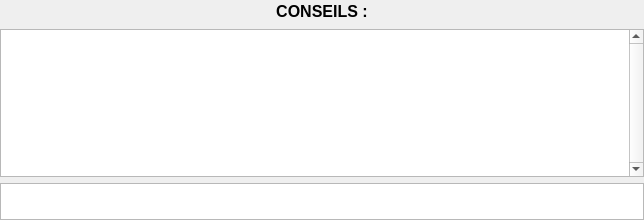
                  <widget class="QWidget" name="wgCons" native="true">
                   <property name="minimumSize">
                    <size>
                     <width>644</width>
                     <height>171</height>
                    </size>
                   </property>
                   <property name="maximumSize">
                    <size>
                     <width>16777215</width>
                     <height>220</height>
                    </size>
                   </property>
                   <property name="sizeIncrement">
                    <size>
                     <width>0</width>
                     <height>0</height>
                    </size>
                   </property>
                   <layout class="QHBoxLayout" name="horizontalLayout_2">
                    <property name="leftMargin">
                     <number>0</number>
                    </property>
                    <property name="topMargin">
                     <number>0</number>
                    </property>
                    <property name="rightMargin">
                     <number>0</number>
                    </property>
                    <property name="bottomMargin">
                     <number>0</number>
                    </property>
                    <item>
                     <layout class="QVBoxLayout" name="verticalLayout">
                      <item>
                       <widget class="QLabel" name="label_21">
                        <property name="minimumSize">
                         <size>
                          <width>644</width>
                          <height>23</height>
                         </size>
                        </property>
                        <property name="maximumSize">
                         <size>
                          <width>16777215</width>
                          <height>23</height>
                         </size>
                        </property>
                        <property name="font">
                         <font>
                          <pointsize>12</pointsize>
                         </font>
                        </property>
                        <property name="text">
                         <string>&lt;html&gt;&lt;head/&gt;&lt;body&gt;&lt;p align=&quot;center&quot;&gt;&lt;span style=&quot; font-weight:600;&quot;&gt;CONSEILS :&lt;/span&gt;&lt;/p&gt;&lt;/body&gt;&lt;/html&gt;</string>
                        </property>
                       </widget>
                      </item>
                      <item>
                       <widget class="QListView" name="listCons">
                        <property name="minimumSize">
                         <size>
                          <width>644</width>
                          <height>102</height>
                         </size>
                        </property>
                        <property name="contextMenuPolicy">
                         <enum>Qt::CustomContextMenu</enum>
                        </property>
                        <property name="verticalScrollBarPolicy">
                         <enum>Qt::ScrollBarAlwaysOn</enum>
                        </property>
                        <property name="selectionMode">
                         <enum>QAbstractItemView::ExtendedSelection</enum>
                        </property>
                       </widget>
                      </item>
                      <item>
                       <widget class="MyPlainTextEdit" name="editCons">
                        <property name="minimumSize">
                         <size>
                          <width>644</width>
                          <height>37</height>
                         </size>
                        </property>
                        <property name="maximumSize">
                         <size>
                          <width>16777215</width>
                          <height>37</height>
                         </size>
                        </property>
                        <property name="contextMenuPolicy">
                         <enum>Qt::CustomContextMenu</enum>
                        </property>
                       </widget>
                      </item>
                     </layout>
                    </item>
                   </layout>
                  </widget>
